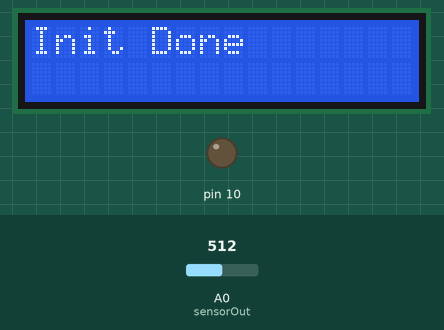
A sketch run on a simulated Arduino Uno, built with avr-gcc and run on an emulated ATmega328P. On the bench: 16×2 character LCD, output pins drawn as LEDs (lit = HIGH). Inputs (shaded band) come from the test bench; at power-on: A0 (sensorOut) = 512. Storage starts empty; what the sketch prints to the serial monitor is not drawn.

Above: at 1.1 s.
At 3.7 s:
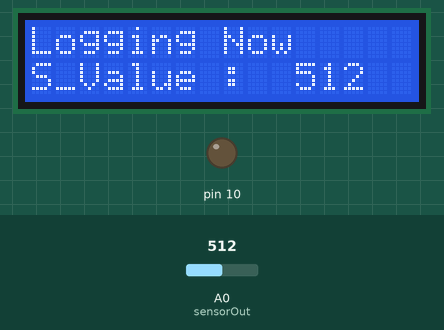
3.8 s: A0 (sensorOut) set to 716
At 4.8 s:
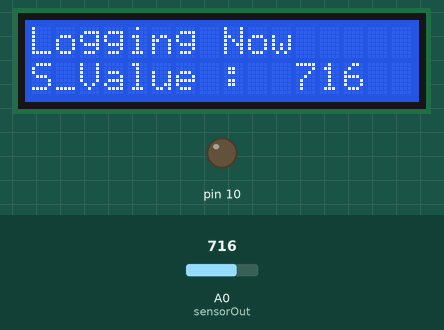
5.6 s: A0 (sensorOut) set to 900
At 7.3 s:
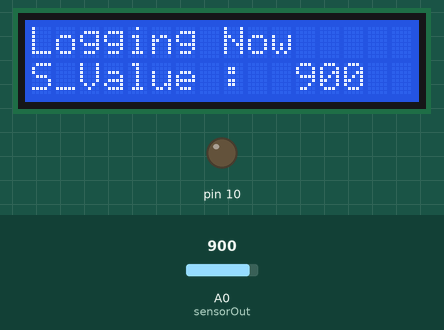
7.6 s: A0 (sensorOut) set to 1023
At 9.0 s:
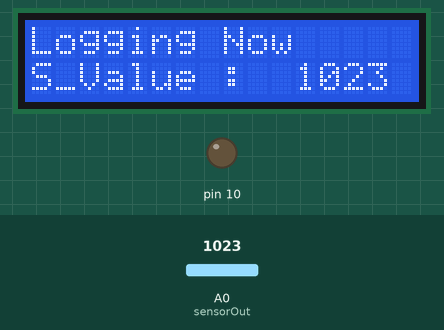
Timing chart, 0 to 10.6 s (numbered marks = the images above; inputs shaded):
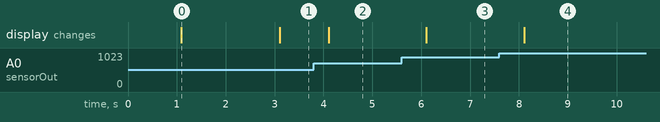

The sketch:

LCDRead.ino
```cpp
/*//////////////////////////////////////////////////////////////////////////////////////////////////////////////////////////////////////////////////////
회로구성을 위한 준비
//////////////////////////////////////////////////////////////////////////////////////////////////////////////////////////////////////////////////////
	- SD카드 회로구성
		SD카드는 SPI통신을 하므로 아두이노보드에서 다음 핀을 우선적으로 할당 할것
			 ** MOSI - pin 11
			 ** MISO - pin 12
			 ** SLK  - pin 13
			 ** CS   - pin 4

	- LCD 회로구성
		LCD 보드는 2개의 설정핀과 4개의 데이터핀을 사용하는데 모두 6개의 디지털 핀이 필요하다.
		아래의 LiquidCrystal lcd()크래스에서 보듯이 2,3,5,6,7,8번 핀으로 설정했으며 이는 우선적으로 할당한 sd카드 핀을 피하기 위해 임의로 설정한 핀이다.
		핀번호는 차례대로 rs, e, d4, d5, d6, d7 순서대로 (2, 3, 5, 6, 7, 8);로 세팅한다.
		sd카드를 사용하지 않는다면 다른 핀을 사용해도 상관없다. 단 특별한 경우를 제외하면 각 회로보드의 회로구성은 다른 회로보드의 사용핀과 겹쳐사용하지 않는다.
	*/

/*//////////////////////////////////////////////////////////////////////////////////////////////////////////////////////////////////////////////////////
프로그램에 필요한 전처리자와 클래스 선언
//////////////////////////////////////////////////////////////////////////////////////////////////////////////////////////////////////////////////////*/
#include <SimpleTimer.h>            	 	// 사용자 timer를 사용하기 위한 전처리 프로그램
#include <SD.h>                      		// sd카드를 사용하기 위한 전처리 프로그램
#include <LiquidCrystal.h>           		// lcd를 사용하기 위한 전처리 프로그램

File myFile;                         			// sd카드를 엑세스하기 위한 File클래스 선언 - SD카드에 있는 파일과 연결해주는 역할을 해준다.
LiquidCrystal lcd(2, 3, 5, 6, 7, 8); 			// lcd를 사용하기 위한 LiquidCrystal클래스 선언
SimpleTimer timer;                    		// 타이머를 사용하기 위한 클래스 선언

/*//////////////////////////////////////////////////////////////////////////////////////////////////////////////////////////////////////////////////////
센싱에 필요한 변수 선언
//////////////////////////////////////////////////////////////////////////////////////////////////////////////////////////////////////////////////////*/
const int sensorOut = A0;            		// sensorOut변수를 const를 붙여 선언하면 변수에 저장된 값이 상수화 되어 초기화된 값이 이후에 변경되지 않는다.
unsigned int Sensor_Count = 1;     	  	// Sensor_Count변수는 sd카드에 저장시키는 결과값을 순서를 표현하기 위해 사용된다.
unsigned int retry_count = 0;       		// SD카드가 준비되지 않았을 때 준비시키기 위해 재시도하는 횟수를 count한다.
unsigned int sensorValue = 0;        	// A0포트를 통해 전달되는 센서값을 저장하는 변수
unsigned int return_value = 0;       		// 필터링에 의해 연산된 센서값을 저장하는 변수

/*//////////////////////////////////////////////////////////////////////////////////////////////////////////////////////////////////////////////////////
프로브에 의해 측정된 값의 필터링에 필요한 변수 선언
//////////////////////////////////////////////////////////////////////////////////////////////////////////////////////////////////////////////////////*/
unsigned int sensor_stack = 0;        	// 프로브에 의해 측정되는 센서값의 총합을 저장한다.
signed int sensor_max = 0;            	// 지정된 시간안에 측정된 센서값중 최대값을 저장한다.
signed int sensor_min = 1023;         	// 지정된 시간안에 측정된 센서값중 최소값을 저장한다.
unsigned int sensor_stack_count = 0;  	// sensor_stack에 측정값이 더해질 때마다 카운트를 한다. 초기값은 0 이다. (스택에 더해진 수의 갯수)

/*//////////////////////////////////////////////////////////////////////////////////////////////////////////////////////////////////////////////////////
사용할 사용자 함수원형 선언
//////////////////////////////////////////////////////////////////////////////////////////////////////////////////////////////////////////////////////*/
void SD_Logging();                    		// sd카드에 저장하기 위한 기본 함수
void StacknSerial();                  		// 측정된 값을 필터링하기 위한 함수
void LCD_Print();                     		// lcd 에 결과를 출력하기 위한 함수

/*//////////////////////////////////////////////////////////////////////////////////////////////////////////////////////////////////////////////////////
아두이노 setup함수 선언 - 아두이노 전원이 켜진 후 바로 이 함수가 실행된다.
//////////////////////////////////////////////////////////////////////////////////////////////////////////////////////////////////////////////////////*/
void setup()
{
	Serial.begin(9600);	 		//시리얼통신 시작 - bitrate 9600
	pinMode(10, OUTPUT); 	//10번 핀 OUTPUT 모드로 변경
	lcd.begin(16, 2);			// LCD 초기화한다. (16x2) - LCD의 행,열 사이즈를 입력하면 된다.

	lcd.print("Init SD Card");  // LCD 화면에 해당 문자를 출력한다.

	delay(1000);				// 1000ms를 기달린다.

	// SD카드 연결 시도(CS - 4)
	if(!SD.begin(4))							// SD.begin(CS)은 SD카드의 연결 여부를 반환한다. CS 4핀 을 사용하여 SD 카드 연결을 확인한다.
 	{

		lcd.clear();							// LCD 화면 클리어

		lcd.setCursor(0,0);					// LCD 커서를 0x0으로 이동한다.
		lcd.print("Connected Error");		// LCD에 해당 문자를 출력

		lcd.setCursor(0,1);					// 0x1 좌표로 커서 이동
		lcd.print("Miss SD Card");			// LCD에 해당 문자를 출력

		delay(1000);						// 1000ms를 기달린다.

		//SD 카드 연결 재 시도
		while(1)
		{
			// SD카드 연결 시도(CS - 4)
			if(!SD.begin(4))			// SD.begin()은 SD카드의 연결 여부를 참,거짓으로 반환한다. CS 4핀 을 사용하여 SD 카드 연결을 확인한다.
			{
				lcd.clear();						// LCD 화면 클리어

				lcd.setCursor(0,0);				// LCD 커서를 0x0으로 이동한다.
				lcd.print("Retry Connect");		// LCD에 해당 문자를 출력

				lcd.setCursor(0,1);				// LCD 커서를 0x1으로 이동한다.
				lcd.print(retry_count);			// LCD에 해당 문자를 출력 - retry_count(재 연결 시도 횟수)

				lcd.setCursor(10,1);			// LCD 커서를 10x1으로 이동한다.
				lcd.print("Times");				// LCD에 해당 문자를 출력

				retry_count++;				// retry_count(재연결 시도 회수)를 1 늘린다.

				delay(1000);					// 1000ms를 기달린다.
			}
			else break;							// 재연결이 확인되었으면, While문을 빠져나온다.
		}
	}


	lcd.clear();					// LCD 화면 클리어

	lcd.print("Init Done");		// LCD에 해당 문자를 출력

	delay(1000);				// 1000ms를 기달린다.


	//타이머 이벤트 설정
	timer.setInterval(1000, StacknSerial); 		//"StacknSerial" 함수 이벤트를 1초마다 발생하도록 설정
	timer.setInterval(1000, LCD_Print); 		//"LCD_Print" 함수 이벤트를 1초마다 발생하도록 설정
	timer.setInterval(10000, SD_Logging); 	//"SD_Logging" 함수 이벤트를 10초마다 발생하도록 설정

	//자세한 센서 파일 기록을 위한 단계 (파일 이어쓰기 모드로 연다.)
	myFile = SD.open("sensor_2.txt", FILE_WRITE);		//현재 연결된 SD카드에서 파일 이어쓰기 모드(FILE_WRITE)로
															//sensor_2.txt 파일을 열어 'myFIle'에 넣어 파일을 연결한다.

	if(myFile) 		// 파일을 여는 데 성공 한 경우(myFile은 파일의 연결 여부를 참, 거짓으로 반환해준다)
	{
		myFile.print(Sensor_Count);		//파일에 Sensor_Count(센서 기록 횟수)를 쓴다.
		myFile.print("  -  ");				//파일에 해당 문자를 쓴다.
		myFile.close();						//파일쓰기를 마무리한다. (연결된 파일이 연결해제 된다.)
	}
}

/*//////////////////////////////////////////////////////////////////////////////////////////////////////////////////////////////////////////////////////
아두이노 loop 함수 - setup 함수가 끝나면, 이 함수가 항상 반복된다.
//////////////////////////////////////////////////////////////////////////////////////////////////////////////////////////////////////////////////////*/
void loop()
{
	sensorValue = analogRead(sensorOut); //센서 값을 sensorValue 변수에 담는다.
	timer.run(); 								//타이머 이벤트를 위한 시간 카운트
}

/*//////////////////////////////////////////////////////////////////////////////////////////////////////////////////////////////////////////////////////
사용자 함수 원본 코드
//////////////////////////////////////////////////////////////////////////////////////////////////////////////////////////////////////////////////////*/


/*//////////////////////////////////////////////////////////////////////////////////////////////////////////////////////////////////////////////////////
SD 파일 기록 함수(10초 마다 이벤트 발생)
//////////////////////////////////////////////////////////////////////////////////////////////////////////////////////////////////////////////////////*/
void SD_Logging()
{
	// sensor.txt 파일에 필터링된 센서 값 정보를 기록 (파일 이어쓰기 모드로 연다.)
	myFile = SD.open("sensor.txt", FILE_WRITE);		//현재 연결된 SD카드에서 파일 이어쓰기 모드(FILE_WRITE)로
														//sensor.txt 파일을 열어 'myFIle'에 넣어 파일을 연결한다.

	if(myFile) //파일을 여는 데 성공 한 경우(myFile은 파일의 연결 여부를 참, 거짓으로 반환해준다)
	{

		// 최대값, 최소값을 뺀 후 평균을 계산한다.
		sensor_stack -= sensor_max;
		sensor_stack -= sensor_min;
		return_value = sensor_stack / (sensor_stack_count - 2); // 최대값, 최소값을 뺏으므로, 전체 스택 수에서 2를 뺀 후 나눈다.


		// 평균 값을 기록
		myFile.print(Sensor_Count);		//파일에 센서 기록 횟수(Sensor_Count)을 쓴다.
		myFile.print("/");  					//파일에 해당 문자를 쓴다.
		myFile.println(return_value);		//파일에 센서의 평균값(return_value)을 쓴다.

		myFile.close();						//파일쓰기를 마무리한다. (연결된 파일이 연결해제 된다.)

		Sensor_Count++;					// 센서 순서(Index) 카운트 증가

	}
	else  // 파일을 여는 데 실패 한 경우
	{
		lcd.setCursor(0,0);		// LCD 커서를 0x0 으로 옮긴다.
		lcd.print("logging error");		// LCD에 해당 문자를 출력한다.
	}

	// sensor_2.txt 파일에 필터링된 센서 값, 최대값, 최소값 정보를 기록
	myFile = SD.open("sensor_2.txt", FILE_WRITE);	//현재 연결된 SD카드에서 파일 이어쓰기 모드(FILE_WRITE)로
														//sensor_2.txt 파일을 열어 'myFIle'에 넣어 파일을 연결한다.

	if(myFile) //파일을 여는 데 성공 한 경우(myFile은 파일의 연결 여부를 참, 거짓으로 반환해준다)
	{
		//필터링된 센서 값 기록
		myFile.print("result : ");		//파일에 해당 문자를 쓴다.
		myFile.print(return_value);		//파일에 return_value(센서의 평균값)를 쓴다.

		myFile.print(" / ");  			//파일에 해당 문자를 쓴다.

		//최대값 기록
		myFile.print("Max :  ");			//파일에 해당 문자를 쓴다.
		myFile.print(sensor_max);		//파일에 sensor_max(센서의 최대값)를 쓴다.

		myFile.print(" / ");  			//파일에 해당 문자를 쓴다.

		//최소값 기록
		myFile.print("Min :  ");			//파일에 해당 문자를 쓴다.
		myFile.println(sensor_min);	//파일에 sensor_min(센서의 최소값)를 쓴다.

		//다음 순서(Index) 번호 기록
		myFile.print(Sensor_Count);	//파일에 Sensor_Count(센서 기록 횟수)를 쓴다.
		myFile.print("  -  ");			//파일에 해당 문자를 쓴다.

		myFile.close();					//파일쓰기를 마무리한다. (연결된 파일이 연결해제 된다.)
	}

	//필터링을 위한 관련 함수 초기화
	sensor_stack = 0;					//센서값을 스택을 위한 변수
	sensor_stack_count = 0;			//스택된 센서 값의 갯수를 카운트 하기 위한 변수
	sensor_min = 1023;				//스택된 센서값 중 최소값을 기록하기 위한 변수
	sensor_max = 0;					//스택된 센서값 중 최대값을 기록하기 위한 변수
	return_value = 0;					//스택된 센서값의 평균을 기록하기 위한 변수

}

/*//////////////////////////////////////////////////////////////////////////////////////////////////////////////////////////////////////////////////////
스택, 시리얼 출력 함수(1초 마다 이벤트 발생)
//////////////////////////////////////////////////////////////////////////////////////////////////////////////////////////////////////////////////////*/
void StacknSerial()
{
	// 최대값인지 최소값인지 구별한 후 각자 변수에 대입
	if(sensor_min>sensorValue) sensor_min = sensorValue;		//현재 들어온 센서의 값(sensorValue)이 최소값보다 더 작은 경우 최소값(sensor_min) 넣는다.
	if(sensor_max<sensorValue) sensor_max = sensorValue;		//현재 들어온 센서의 값(sensorValue)이 최대값보다 더 큰 경우 최대값(sensor_max) 넣는다.


	sensor_stack += sensorValue; 	// 들어온 센서 값을 총합(sensor_stack)에 더한다.
	sensor_stack_count++;			// 센서값을 더한 횟수(sensor_stack) 카운트 증가


	//컴퓨터 프로그램 사용을 위한 시리얼 포트 출력
	Serial.write("M");					//시리얼 포트로 해당 문자를 출력한다.
	Serial.println(sensorValue);		//시러얼 포트로 현재 들어오는 센서값(sensorValue)을 출력한 후 줄 바꿈 문자열(\n)을 출력한다.


	// sensor_2.txt 파일에 들어오는 센서 값 기록 (파일 이어쓰기 모드로 연다.)
	myFile = SD.open("sensor_2.txt", FILE_WRITE);	//현재 연결된 SD카드에서 파일 이어쓰기 모드(FILE_WRITE)로
														//sensor_2.txt 파일을 열어 'myFIle'에 넣어 파일을 연결한다.


	if(myFile) //파일을 여는 데 성공 한 경우 (myFile은 파일의 연결 여부를 참, 거짓으로 반환해준다)
	{
		myFile.print(sensorValue);		//파일에 현재 센서값(sensorValue)을 쓴다.
		myFile.print("  ");				//파일에 해당 문자를 쓴다.

		myFile.close();					//파일쓰기를 마무리한다. (연결된 파일이 연결해제 된다.)
	}
}

/*//////////////////////////////////////////////////////////////////////////////////////////////////////////////////////////////////////////////////////
LCD 출력 함수(1초 마다 이벤트 발생)
//////////////////////////////////////////////////////////////////////////////////////////////////////////////////////////////////////////////////////*/
void LCD_Print()
{
	lcd.clear();						// LCD를 클리어 한다.

	lcd.setCursor(0,0);				// LCD 커서를 0x0으로 이동한다.
	lcd.print("Logging Now");		// 해당 문자열을 출력한다.

	lcd.setCursor(0, 1);			// LCD 커서를 0x0으로 이동한다.
	lcd.print("S_Value : ");			// 해당 문자열을 출력한다.

	//현재 센서 값 출력
	lcd.setCursor(11,1);			// LCD 커서를 11x1으로 이동한다.
	lcd.print(sensorValue);		// 현재 센서값(sensorValue)을 출력한다.
}
```

Measured:
- after the input at 3.8 s, the display: changes after 0.31 s (image 2)
- after the input at 5.6 s, the display: changes after 0.51 s (image 3)
- after the input at 7.6 s, the display: changes after 0.51 s (image 4)
- what the display in image 0 shows lasts 2.0 s, from 1.1 s to 3.1 s
